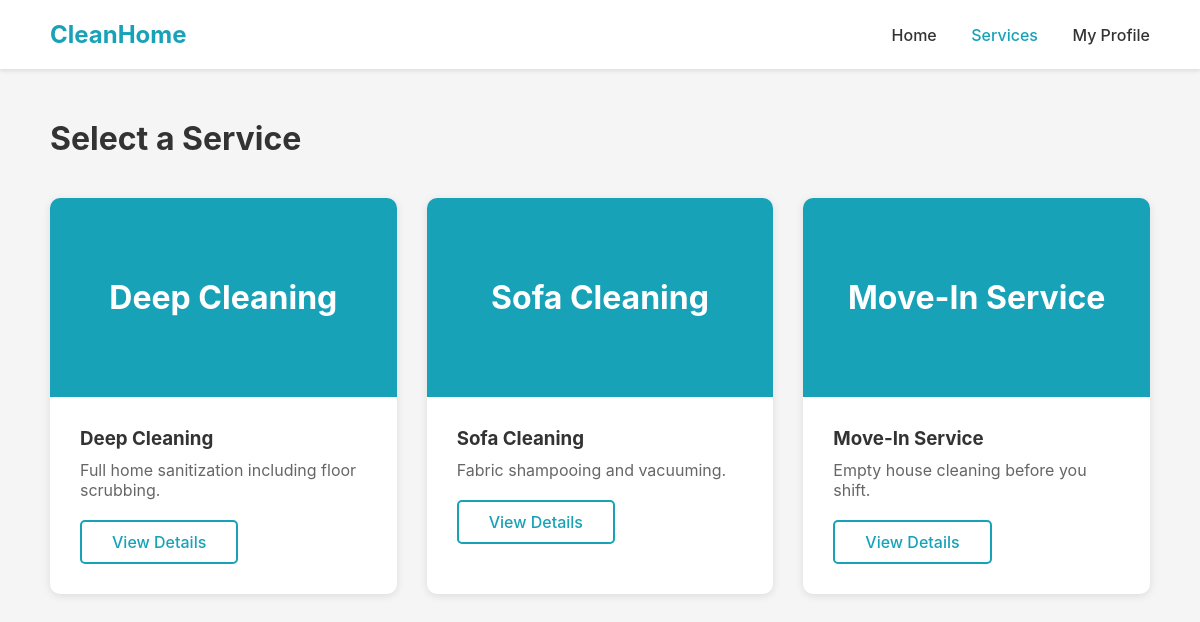
The app's page /services/ (signed in) with its own data.
### cleaning/models.py (models this page shows, shortened)
class Service(models.Model):
    SERVICE_TYPES = [
        ('deep', 'Deep Cleaning'),
        ('sofa', 'Sofa Cleaning'),
        ('movein', 'Move-In Service'),
    ]
    name = models.CharField(max_length=100)
    service_type = models.CharField(max_length=20, choices=SERVICE_TYPES)
    description = models.TextField()
    price = models.DecimalField(max_digits=10, decimal_places=2)
    duration = models.CharField(max_length=50)
    is_best_value = models.BooleanField(default=False)

### cleaning/views.py (the view)
# urls.py: path('services/', views.services, name='services'),
@login_required
def services(request):
    services_list = Service.objects.all()
    return render(request, 'cleaning/services.html', {'services': services_list})

### cleaning/templates/cleaning/services.html (shortened to what this page needs)
{% load static %}
<!DOCTYPE html>
<html lang="en">
<head>
    <link rel="stylesheet" href="{% static 'cleaning/style.css' %}">
</head>
<body>
    <div class="navbar">
        <a href="{% url 'index' %}" class="logo">CleanHome</a>
        <nav>
            <a href="{% url 'index' %}">Home</a>
            <a href="{% url 'services' %}" class="active">Services</a>
            <a href="{% url 'user_profile' %}">My Profile</a>
        </nav>
    </div>
    <div class="services-container">
        <h1>Select a Service</h1>
        <div class="services-grid">
            {% for service in services %}
            <div class="service-card">
                <div class="service-header">
                    <h2>{{ service.name }}</h2>
                </div>
                <div class="service-body">
                    <h3>{{ service.name }}</h3>
                    <p>{{ service.description }}</p>
                    <a href="{% url 'service_detail' service.id %}" class="btn-view">View Details</a>
                </div>
            </div>
            {% endfor %}
        </div>
    </div>
</body>
</html>

### cleaning/static/cleaning/style.css (style rules this page uses)
* { margin: 0; padding: 0; box-sizing: border-box; }
body { font-family: -apple-system, BlinkMacSystemFont, 'Segoe UI', Roboto, 'Helvetica Neue', Arial, sans-serif; background-color: #f5f5f5; color: #333; }
.navbar { background-color: white; padding: 20px 50px; display: flex; justify-content: space-between; align-items: center; box-shadow: 0 2px 4px rgba(0,0,0,0.1); }
.navbar .logo { font-size: 24px; font-weight: bold; color: #17a2b8; text-decoration: none; }
.navbar nav a { margin-left: 30px; text-decoration: none; color: #333; font-weight: 500; }
.navbar nav a.active { color: #17a2b8; }
.services-container { padding: 50px; max-width: 1200px; margin: 0 auto; }
.services-container h1 { margin-bottom: 40px; }
.services-grid { display: grid; grid-template-columns: repeat(auto-fit, minmax(300px, 1fr)); gap: 30px; }
.service-card { background: white; border-radius: 10px; overflow: hidden; box-shadow: 0 2px 8px rgba(0,0,0,0.1); }
.service-header { background: #17a2b8; padding: 80px 20px; text-align: center; color: white; }
.service-header h2 { font-size: 32px; }
.service-body { padding: 30px; }
.service-body h3 { margin-bottom: 10px; }
.service-body p { color: #666; margin-bottom: 20px; }
.btn-view { display: inline-block; padding: 10px 30px; border: 2px solid #17a2b8; color: #17a2b8; text-decoration: none; border-radius: 5px; font-weight: 500; }

### records on screen
Service: name "Deep Cleaning", description "Full home sanitization including floor scrubbing."
Service: name "Sofa Cleaning", description "Fabric shampooing and vacuuming."
Service: name "Move-In Service", description "Empty house cleaning before you shift."
